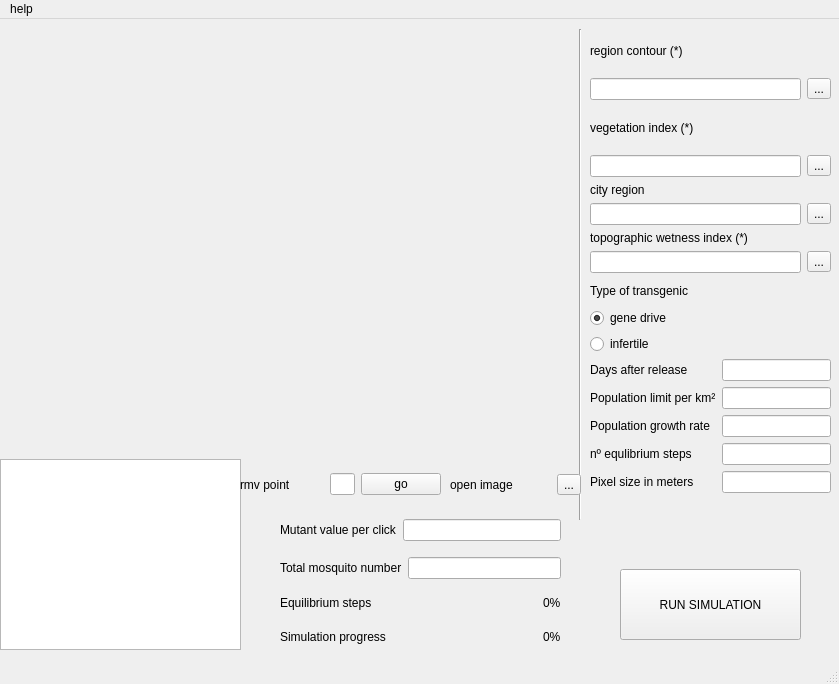
<?xml version="1.0" encoding="UTF-8"?>
<ui version="4.0">
 <class>MainWindow</class>
 <widget class="QMainWindow" name="MainWindow">
  <property name="geometry">
   <rect>
    <x>0</x>
    <y>0</y>
    <width>839</width>
    <height>684</height>
   </rect>
  </property>
  <property name="minimumSize">
   <size>
    <width>800</width>
    <height>608</height>
   </size>
  </property>
  <property name="windowTitle">
   <string>transgenic mosquito simulator</string>
  </property>
  <property name="windowIcon">
   <iconset>
    <normaloff>widgetMosquitos.png</normaloff>widgetMosquitos.png</iconset>
  </property>
  <property name="windowOpacity">
   <double>1.000000000000000</double>
  </property>
  <widget class="QWidget" name="centralwidget">
   <widget class="QWidget" name="verticalLayoutWidget">
    <property name="geometry">
     <rect>
      <x>590</x>
      <y>260</y>
      <width>241</width>
      <height>75</height>
     </rect>
    </property>
    <layout class="QVBoxLayout" name="verticalLayout">
     <item>
      <widget class="QLabel" name="label">
       <property name="text">
        <string>Type of transgenic</string>
       </property>
      </widget>
     </item>
     <item>
      <widget class="QRadioButton" name="genedrive">
       <property name="text">
        <string>gene drive</string>
       </property>
       <property name="checked">
        <bool>true</bool>
       </property>
      </widget>
     </item>
     <item>
      <widget class="QRadioButton" name="infertile">
       <property name="text">
        <string>infertile </string>
       </property>
      </widget>
     </item>
    </layout>
   </widget>
   <widget class="QWidget" name="gridLayoutWidget">
    <property name="geometry">
     <rect>
      <x>590</x>
      <y>10</y>
      <width>241</width>
      <height>244</height>
     </rect>
    </property>
    <layout class="QGridLayout" name="gridLayout">
     <item row="1" column="0">
      <layout class="QVBoxLayout" name="verticalLayout_12">
       <item>
        <widget class="QLabel" name="label_7">
         <property name="text">
          <string>vegetation index (*)</string>
         </property>
        </widget>
       </item>
       <item>
        <layout class="QVBoxLayout" name="verticalLayout_13">
         <item>
          <layout class="QHBoxLayout" name="horizontalLayout_6">
           <item>
            <widget class="QLineEdit" name="vegindex"/>
           </item>
           <item>
            <widget class="QToolButton" name="vegindexbutton">
             <property name="text">
              <string>...</string>
             </property>
            </widget>
           </item>
          </layout>
         </item>
        </layout>
       </item>
      </layout>
     </item>
     <item row="0" column="0">
      <layout class="QVBoxLayout" name="verticalLayout_10">
       <item>
        <widget class="QLabel" name="label_6">
         <property name="text">
          <string>region contour (*)</string>
         </property>
        </widget>
       </item>
       <item>
        <layout class="QVBoxLayout" name="verticalLayout_11">
         <item>
          <layout class="QHBoxLayout" name="horizontalLayout_5">
           <item>
            <widget class="QLineEdit" name="regioncontour"/>
           </item>
           <item>
            <widget class="QToolButton" name="regioncontourbutton">
             <property name="text">
              <string>...</string>
             </property>
            </widget>
           </item>
          </layout>
         </item>
        </layout>
       </item>
      </layout>
     </item>
     <item row="2" column="0">
      <layout class="QVBoxLayout" name="verticalLayout_14">
       <item>
        <widget class="QLabel" name="label_8">
         <property name="text">
          <string>city region</string>
         </property>
        </widget>
       </item>
       <item>
        <layout class="QVBoxLayout" name="verticalLayout_15">
         <item>
          <layout class="QHBoxLayout" name="horizontalLayout_7">
           <item>
            <widget class="QLineEdit" name="cityregion"/>
           </item>
           <item>
            <widget class="QToolButton" name="cityregionbutton">
             <property name="text">
              <string>...</string>
             </property>
            </widget>
           </item>
          </layout>
         </item>
        </layout>
       </item>
       <item>
        <layout class="QVBoxLayout" name="verticalLayout_8">
         <item>
          <widget class="QLabel" name="label_5">
           <property name="text">
            <string>topographic wetness index (*)</string>
           </property>
          </widget>
         </item>
         <item>
          <layout class="QVBoxLayout" name="verticalLayout_9">
           <item>
            <layout class="QHBoxLayout" name="horizontalLayout_4">
             <item>
              <widget class="QLineEdit" name="twi"/>
             </item>
             <item>
              <widget class="QToolButton" name="twibutton">
               <property name="text">
                <string>...</string>
               </property>
              </widget>
             </item>
            </layout>
           </item>
          </layout>
         </item>
        </layout>
       </item>
      </layout>
     </item>
    </layout>
   </widget>
   <widget class="QWidget" name="formLayoutWidget">
    <property name="geometry">
     <rect>
      <x>590</x>
      <y>340</y>
      <width>241</width>
      <height>161</height>
     </rect>
    </property>
    <layout class="QFormLayout" name="formLayout">
     <property name="fieldGrowthPolicy">
      <enum>QFormLayout::AllNonFixedFieldsGrow</enum>
     </property>
     <item row="0" column="1">
      <widget class="QLineEdit" name="daysAfterRelease"/>
     </item>
     <item row="1" column="0">
      <widget class="QLabel" name="populationLimitPerKmLabel">
       <property name="text">
        <string>Population limit per km²</string>
       </property>
      </widget>
     </item>
     <item row="1" column="1">
      <widget class="QLineEdit" name="populationLimit"/>
     </item>
     <item row="2" column="0">
      <widget class="QLabel" name="populationGrowthRateLabel">
       <property name="text">
        <string>Population growth rate</string>
       </property>
      </widget>
     </item>
     <item row="2" column="1">
      <widget class="QLineEdit" name="populationGrowthRate"/>
     </item>
     <item row="3" column="0">
      <widget class="QLabel" name="nEqulibriumstepsLabel">
       <property name="text">
        <string>nº equlibrium steps</string>
       </property>
      </widget>
     </item>
     <item row="3" column="1">
      <widget class="QLineEdit" name="Neq_step"/>
     </item>
     <item row="0" column="0">
      <widget class="QLabel" name="daysAfterReleaseLabel">
       <property name="text">
        <string>Days after release</string>
       </property>
      </widget>
     </item>
     <item row="4" column="0">
      <widget class="QLabel" name="nEqulibriumstepsLabel_2">
       <property name="text">
        <string>Pixel size in meters</string>
       </property>
      </widget>
     </item>
     <item row="4" column="1">
      <widget class="QLineEdit" name="pixelSize"/>
     </item>
    </layout>
   </widget>
   <widget class="QPushButton" name="start">
    <property name="geometry">
     <rect>
      <x>620</x>
      <y>550</y>
      <width>181</width>
      <height>71</height>
     </rect>
    </property>
    <property name="text">
     <string>RUN SIMULATION</string>
    </property>
   </widget>
   <widget class="Line" name="line">
    <property name="geometry">
     <rect>
      <x>570</x>
      <y>10</y>
      <width>20</width>
      <height>491</height>
     </rect>
    </property>
    <property name="orientation">
     <enum>Qt::Vertical</enum>
    </property>
   </widget>
   <widget class="QLabel" name="label_3">
    <property name="geometry">
     <rect>
      <x>300</x>
      <y>609</y>
      <width>121</width>
      <height>20</height>
     </rect>
    </property>
    <property name="text">
     <string/>
    </property>
   </widget>
   <widget class="QWidget" name="horizontalLayoutWidget_4">
    <property name="geometry">
     <rect>
      <x>450</x>
      <y>440</y>
      <width>131</width>
      <height>51</height>
     </rect>
    </property>
    <layout class="QHBoxLayout" name="horizontalLayout_8">
     <item>
      <widget class="QLabel" name="label_11">
       <property name="text">
        <string>open image</string>
       </property>
      </widget>
     </item>
     <item>
      <widget class="QToolButton" name="imageviewbutton">
       <property name="text">
        <string>...</string>
       </property>
      </widget>
     </item>
    </layout>
   </widget>
   <widget class="QWidget" name="verticalLayoutWidget_2">
    <property name="geometry">
     <rect>
      <x>0</x>
      <y>0</y>
      <width>581</width>
      <height>441</height>
     </rect>
    </property>
    <layout class="QVBoxLayout" name="mplvl">
     <item>
      <widget class="QWidget" name="widget" native="true">
       <property name="mouseTracking">
        <bool>true</bool>
       </property>
      </widget>
     </item>
    </layout>
   </widget>
   <widget class="QWidget" name="gridLayoutWidget_2">
    <property name="geometry">
     <rect>
      <x>0</x>
      <y>440</y>
      <width>241</width>
      <height>191</height>
     </rect>
    </property>
    <layout class="QGridLayout" name="layout">
     <item row="0" column="1">
      <widget class="QTableWidget" name="table">
       <attribute name="verticalHeaderVisible">
        <bool>false</bool>
       </attribute>
       <attribute name="verticalHeaderHighlightSections">
        <bool>true</bool>
       </attribute>
      </widget>
     </item>
    </layout>
   </widget>
   <widget class="QWidget" name="verticalLayoutWidget_3">
    <property name="geometry">
     <rect>
      <x>280</x>
      <y>490</y>
      <width>281</width>
      <height>80</height>
     </rect>
    </property>
    <layout class="QVBoxLayout" name="verticalLayout_2">
     <item>
      <layout class="QHBoxLayout" name="horizontalLayout">
       <item>
        <layout class="QHBoxLayout" name="horizontalLayout_9">
         <item>
          <widget class="QLabel" name="label_12">
           <property name="text">
            <string>Mutant value per click</string>
           </property>
          </widget>
         </item>
         <item>
          <widget class="QLineEdit" name="MutValue"/>
         </item>
        </layout>
       </item>
      </layout>
     </item>
     <item>
      <layout class="QHBoxLayout" name="horizontalLayout_2">
       <item>
        <layout class="QHBoxLayout" name="horizontalLayout_10">
         <item>
          <widget class="QLabel" name="label_13">
           <property name="text">
            <string>Total mosquito number</string>
           </property>
          </widget>
         </item>
         <item>
          <widget class="QLineEdit" name="MutantQuantity"/>
         </item>
        </layout>
       </item>
      </layout>
     </item>
    </layout>
   </widget>
   <widget class="QWidget" name="horizontalLayoutWidget_3">
    <property name="geometry">
     <rect>
      <x>240</x>
      <y>440</y>
      <width>91</width>
      <height>51</height>
     </rect>
    </property>
    <layout class="QHBoxLayout" name="horizontalLayout_3">
     <item>
      <widget class="QLabel" name="label_9">
       <property name="text">
        <string>rmv point</string>
       </property>
      </widget>
     </item>
    </layout>
   </widget>
   <widget class="QWidget" name="horizontalLayoutWidget_5">
    <property name="geometry">
     <rect>
      <x>330</x>
      <y>440</y>
      <width>111</width>
      <height>51</height>
     </rect>
    </property>
    <layout class="QHBoxLayout" name="horizontalLayout_11">
     <item>
      <widget class="QLineEdit" name="rmvPointN"/>
     </item>
     <item>
      <widget class="QPushButton" name="rmvPointButton">
       <property name="text">
        <string>go</string>
       </property>
      </widget>
     </item>
    </layout>
   </widget>
   <widget class="QWidget" name="verticalLayoutWidget_4">
    <property name="geometry">
     <rect>
      <x>280</x>
      <y>570</y>
      <width>281</width>
      <height>61</height>
     </rect>
    </property>
    <layout class="QVBoxLayout" name="verticalLayout_3">
     <item>
      <layout class="QHBoxLayout" name="horizontalLayout_12">
       <item>
        <widget class="QLabel" name="label_2">
         <property name="text">
          <string>Equilibrium steps</string>
         </property>
        </widget>
       </item>
       <item>
        <spacer name="horizontalSpacer">
         <property name="orientation">
          <enum>Qt::Horizontal</enum>
         </property>
         <property name="sizeHint" stdset="0">
          <size>
           <width>40</width>
           <height>20</height>
          </size>
         </property>
        </spacer>
       </item>
       <item>
        <widget class="QLabel" name="progressBareq">
         <property name="text">
          <string>0%</string>
         </property>
        </widget>
       </item>
      </layout>
     </item>
     <item>
      <layout class="QHBoxLayout" name="horizontalLayout_13">
       <item>
        <widget class="QLabel" name="label_10">
         <property name="text">
          <string>Simulation progress</string>
         </property>
        </widget>
       </item>
       <item>
        <spacer name="horizontalSpacer_2">
         <property name="orientation">
          <enum>Qt::Horizontal</enum>
         </property>
         <property name="sizeHint" stdset="0">
          <size>
           <width>40</width>
           <height>20</height>
          </size>
         </property>
        </spacer>
       </item>
       <item>
        <widget class="QLabel" name="progressBarsim">
         <property name="text">
          <string>0%</string>
         </property>
        </widget>
       </item>
      </layout>
     </item>
    </layout>
   </widget>
  </widget>
  <widget class="QMenuBar" name="menubar">
   <property name="geometry">
    <rect>
     <x>0</x>
     <y>0</y>
     <width>839</width>
     <height>25</height>
    </rect>
   </property>
   <widget class="QMenu" name="menuHelp">
    <property name="title">
     <string>help</string>
    </property>
    <addaction name="actionHow_to_run"/>
   </widget>
   <addaction name="menuHelp"/>
  </widget>
  <widget class="QStatusBar" name="statusbar"/>
  <action name="actionHow_to_run">
   <property name="text">
    <string>how to run</string>
   </property>
  </action>
 </widget>
 <resources/>
 <connections/>
</ui>
